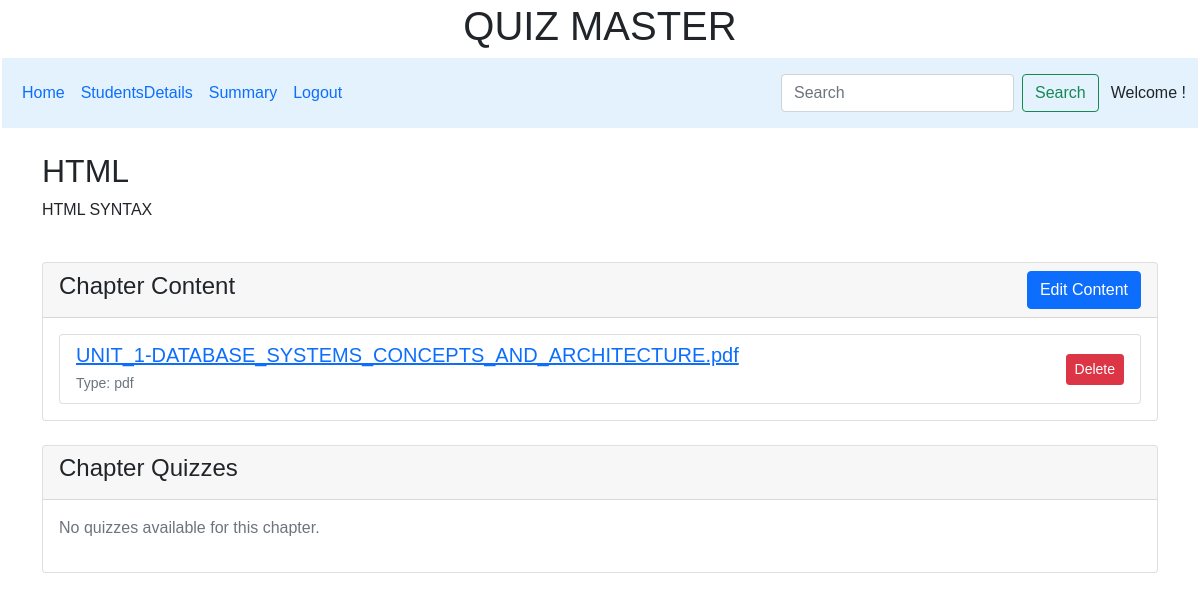
The page /chapter/3 on the database its author committed.
### controllers/model.py (models this page shows)
class Chapter(db.Model):
    __tablename__ = 'chapter'
    id = db.Column(db.Integer, primary_key=True)
    subject_id = db.Column(db.Integer, db.ForeignKey('subject.id'), nullable=False)
    chapter = db.Column(db.String, nullable=False)
    description = db.Column(db.String, nullable=True)
    quizzes = db.relationship('Quiz', backref=db.backref('chapter_ref', lazy='select'), lazy='select')
    content = db.relationship('content', backref=db.backref('chapter_ref', lazy='select'), lazy='select')

class content(db.Model):
    __tablename__ = 'content'
    id = db.Column(db.Integer, primary_key=True)
    title = db.Column(db.String, nullable=False)
    chapter_id = db.Column(db.Integer, db.ForeignKey('chapter.id'), nullable=False)
    content_type = db.Column(db.String, nullable=False)
    file_path = db.Column(db.String, nullable=False)
    created_at = db.Column(db.DateTime, default=datetime.utcnow)

### controllers/controller.py (the view)
@app.route("/chapter/<int:chapter_id>")
def view_chapter(chapter_id):
    chapter = Chapter.query.get_or_404(chapter_id)
    subject = Subject.query.get_or_404(chapter.subject_id)
    contents = content.query.filter_by(chapter_id=chapter_id).all()
    quizzes = Quiz.query.filter_by(chapter_id=chapter_id).all()
    return render_template("view_chapter.html", chapter=chapter, content=contents, quizzes=quizzes, subject=subject)

### templates/view_chapter.html (shortened to what this page needs)
{% extends "admin_layout.html" %}
{% block content %}
<div class="container mt-4">
    <div class="row">
        <div class="col-12">
            <h2>{{ chapter.chapter }}</h2>
            <p>{{ chapter.description }}</p>
        </div>
    </div>
    <div class="row mt-4">
        <div class="col-12">
            <div class="card">
                <div class="card-header d-flex justify-content-between align-items-center">
                    <h4>Chapter Content</h4>
                    <button type="submit" class="btn btn-primary" data-bs-toggle="modal" data-bs-target="#addContentModal">
                        Edit Content
                    </button>
                </div>
                <div class="card-body">
                    {% if chapter.content %}
                        <div class="list-group">
                            {% for content in chapter.content %}
                            <div class="list-group-item d-flex justify-content-between align-items-center">
                                <div>
                                    <h5 class="mb-1"><a href="{{ url_for('download_file', filename=content.file_path) }}"
                                        class="black hover-text">{{ content.title }}</a></h5>
                                    <small class="text-muted">Type: {{ content.content_type }}</small>
                                </div>
                                <div>
                                    <form action="{{ url_for('delete_content', content_id=content.id) }}"
                                          method="POST" class="d-inline">
                                        <button type="submit" class="btn btn-sm btn-danger"
                                                onclick="return confirm('Are you sure?')">Delete</button>
                                    </form>
                                </div>
                            </div>
                            {% endfor %}
                        </div>
                    {% else %}
                        <p class="text-muted">No content available for this chapter.</p>
                    {% endif %}
                </div>
            </div>
        </div>
    </div>
    <div class="row mt-4">
        <div class="col-12">
            <div class="card">
                <div class="card-header d-flex justify-content-between align-items-center">
                    <h4>Chapter Quizzes</h4>
                </div>
                <div class="card-body">
                    {% if quizzes %}
                        <div class="list-group">
                            {% for quiz in quizzes %}
                            <div class="list-group-item d-flex justify-content-between align-items-center">
                                <div>
                                    <h5 class="mb-1">{{ quiz.title }}</h5>
                                    <small class="text-muted">
                                        Duration: {{ quiz.duration }} minutes |
                                        Total Marks: {{ quiz.totalMarks }} |
                                        Questions: {{ quiz.totalNoQues }}
                                    </small>
                                    <p class="mb-1">Deadline: {{ quiz.deadline.strftime('%Y-%m-%d %H:%M') }}</p>
                                </div>
                                <div>
                                 <button class="btn btn-sm btn-secondary" data-bs-toggle="modal" data-bs-target="#previewQuizModal{{ quiz.id }}">
                                    Preview
                                </button>
                                <a href="{{ url_for('edit_quiz', quiz_id=quiz.id) }}" class="btn btn-sm btn-outline-warning ms-2">Edit Deadline</a>
                                <button class="btn btn-sm btn-primary" data-bs-toggle="modal" data-bs-target="#editQuizModal{{ quiz.id }}">
                                    Edit Questions
                                </button>
                                <form action="{{ url_for('delete_quiz', quiz_id=quiz.id) }}" method="POST" class="d-inline">
                                    <button type="submit" class="btn btn-sm btn-danger" onclick="return confirm('Are you sure?')">Delete</button>
                                </form>
                            </div>
                        </div>
<div class="modal fade" id="previewQuizModal{{ quiz.id }}" tabindex="-1">
    <div class="modal-dialog modal-lg">
        <div class="modal-content">
            <div class="modal-header">
                <h5 class="modal-title">Preview Quiz: {{ quiz.title }}</h5>
                <button type="button" class="btn-close" data-bs-dismiss="modal"></button>
            </div>
            <div class="modal-body">
                {% if quiz.questions %}
                    {% for question in quiz.questions %}
                        <p><strong>Q{{ loop.index }}:</strong> {{ question.question }}</p>
                        <ul>
                            {% if question.question_type == "mcq" %}
                                <li>A. {{ question.option1 }}</li>
                                <li>B. {{ question.option2 }}</li>
                                <li>C. {{ question.option3 }}</li>
                                <li>D. {{ question.option4 }}</li>
                                <p><strong>Correct Answer:</strong> {{ question.correct }}</p>
                            {% elif question.question_type == "numeric" %}
                                <p><strong>Correct Answer:</strong> {{ question.numeric_answer }} ± {{ question.tolerance }}</p>
                            {% endif %}
                        </ul>
                    {% endfor %}
                {% else %}
                    <p class="text-muted">No questions added yet.</p>
                {% endif %}
            </div>
        </div>
    </div>
</div>
<div class="modal fade" id="editQuizModal{{ quiz.id }}" tabindex="-1">
    <div class="modal-dialog modal-lg">
        <div class="modal-content">
            <div class="modal-header">
                <h5 class="modal-title">Edit Questions for: {{ quiz.title }}</h5>
                <button type="button" class="btn-close" data-bs-dismiss="modal"></button>
            </div>
            <div class="modal-body">
                <form action="{{ url_for('edit_questions', quiz_id=quiz.id) }}" method="POST">
                    {% for question in quiz.questions %}
                        <div >
                            <label class="form-label">Question {{ loop.index }}</label>
                            <input type="text" name="question_{{ question.id }}" value="{{ question.question }}" class="form-control" required>
                            {% if question.question_type == "mcq" %}
                                <label>Options:</label>
                                <input type="text" name="option1_{{ question.id }}" value="{{ question.option1 }}" class="form-control">
                                <input type="text" name="option2_{{ question.id }}" value="{{ question.option2 }}" class="form-control">
                                <input type="text" name="option3_{{ question.id }}" value="{{ question.option3 }}" class="form-control">
                                <input type="text" name="option4_{{ question.id }}" value="{{ question.option4 }}" class="form-control">
                                <label>Correct Answer:</label>
                                <select name="correct_{{ question.id }}" class="form-control">
                                    <option value="A" {% if question.correct == "A" %}selected{% endif %}>A</option>
                                    <option value="B" {% if question.correct == "B" %}selected{% endif %}>B</option>
                                    <option value="C" {% if question.correct == "C" %}selected{% endif %}>C</option>
                                    <option value="D" {% if question.correct == "D" %}selected{% endif %}>D</option>
                                </select>
                            {% elif question.question_type == "numeric" %}
                                <label>Correct Answer:</label>
                                <input type="number" step="any" name="numeric_answer_{{ question.id }}" value="{{ question.numeric_answer }}" class="form-control">
                                <label>Tolerance:</label>
                                <input type="number" step="any" name="tolerance_{{ question.id }}" value="{{ question.tolerance }}" class="form-control">
                            {% endif %}
                        </div>
                    {% else %}
                        <p class="text-muted">No questions available.</p>
                    {% endfor %}
                    <button type="submit" class="btn btn-success">Save Changes</button>
                </form>
            </div>
        </div>
    </div>
</div>
                            {% endfor %}
                        </div>
                    {% else %}
                        <p class="text-muted">No quizzes available for this chapter.</p>
                    {% endif %}
                </div>
            </div>
        </div>
    </div>
</div>
{% endblock %}

### static/style.css (style rules this page uses)
* { margin: 0px; padding: 0px; box-sizing: border-box; font-family: Arial, Helvetica, sans-serif; }

### rows shown on the page
Chapter: chapter "HTML", description "HTML SYNTAX"
content: title "UNIT_1-DATABASE_SYSTEMS_CONCEPTS_AND_ARCHITECTURE.pdf", content_type "pdf"
